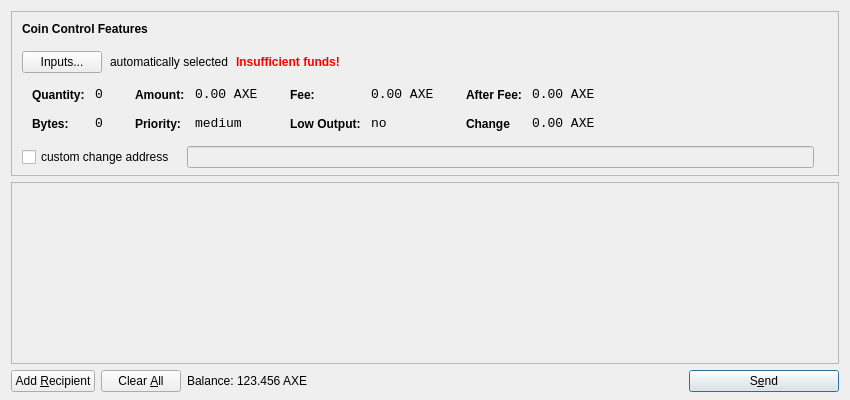
<?xml version="1.0" encoding="UTF-8"?>
<ui version="4.0">
 <class>SendCoinsDialog</class>
 <widget class="QDialog" name="SendCoinsDialog">
  <property name="geometry">
   <rect>
    <x>0</x>
    <y>0</y>
    <width>850</width>
    <height>400</height>
   </rect>
  </property>
  <property name="windowTitle">
   <string>Send Coins</string>
  </property>
  <layout class="QVBoxLayout" name="verticalLayout" stretch="0,1,0">
   <property name="bottomMargin">
    <number>8</number>
   </property>
   <item>
    <widget class="QFrame" name="frameCoinControl">
     <property name="sizePolicy">
      <sizepolicy hsizetype="Expanding" vsizetype="Expanding">
       <horstretch>0</horstretch>
       <verstretch>0</verstretch>
      </sizepolicy>
     </property>
     <property name="maximumSize">
      <size>
       <width>16777215</width>
       <height>16777215</height>
      </size>
     </property>
     <property name="frameShape">
      <enum>QFrame::StyledPanel</enum>
     </property>
     <property name="frameShadow">
      <enum>QFrame::Sunken</enum>
     </property>
     <layout class="QVBoxLayout" name="verticalLayoutCoinControl2">
      <property name="spacing">
       <number>-1</number>
      </property>
      <property name="leftMargin">
       <number>0</number>
      </property>
      <property name="topMargin">
       <number>0</number>
      </property>
      <property name="rightMargin">
       <number>0</number>
      </property>
      <property name="bottomMargin">
       <number>6</number>
      </property>
      <item>
       <layout class="QVBoxLayout" name="verticalLayoutCoinControl" stretch="0,0,0,0,1">
        <property name="spacing">
         <number>0</number>
        </property>
        <property name="leftMargin">
         <number>10</number>
        </property>
        <property name="topMargin">
         <number>10</number>
        </property>
        <item>
         <layout class="QHBoxLayout" name="horizontalLayoutCoinControl1">
          <property name="bottomMargin">
           <number>15</number>
          </property>
          <item>
           <widget class="QLabel" name="labelCoinControlFeatures">
            <property name="sizePolicy">
             <sizepolicy hsizetype="Preferred" vsizetype="Maximum">
              <horstretch>0</horstretch>
              <verstretch>0</verstretch>
             </sizepolicy>
            </property>
            <property name="font">
             <font>
              <weight>75</weight>
              <bold>true</bold>
             </font>
            </property>
            <property name="styleSheet">
             <string notr="true">font-weight:bold;</string>
            </property>
            <property name="text">
             <string>Coin Control Features</string>
            </property>
           </widget>
          </item>
         </layout>
        </item>
        <item>
         <layout class="QHBoxLayout" name="horizontalLayoutCoinControl2" stretch="0,0,0,0">
          <property name="spacing">
           <number>8</number>
          </property>
          <property name="bottomMargin">
           <number>10</number>
          </property>
          <item>
           <widget class="QPushButton" name="pushButtonCoinControl">
            <property name="styleSheet">
             <string notr="true"/>
            </property>
            <property name="text">
             <string>Inputs...</string>
            </property>
           </widget>
          </item>
          <item>
           <widget class="QLabel" name="labelCoinControlAutomaticallySelected">
            <property name="text">
             <string>automatically selected</string>
            </property>
            <property name="margin">
             <number>5</number>
            </property>
           </widget>
          </item>
          <item>
           <widget class="QLabel" name="labelCoinControlInsuffFunds">
            <property name="font">
             <font>
              <weight>75</weight>
              <bold>true</bold>
             </font>
            </property>
            <property name="styleSheet">
             <string notr="true">color:red;font-weight:bold;</string>
            </property>
            <property name="text">
             <string>Insufficient funds!</string>
            </property>
            <property name="margin">
             <number>5</number>
            </property>
           </widget>
          </item>
          <item>
           <spacer name="horizontalSpacerCoinControl">
            <property name="orientation">
             <enum>Qt::Horizontal</enum>
            </property>
            <property name="sizeHint" stdset="0">
             <size>
              <width>40</width>
              <height>1</height>
             </size>
            </property>
           </spacer>
          </item>
         </layout>
        </item>
        <item>
         <widget class="QWidget" name="widgetCoinControl" native="true">
          <property name="sizePolicy">
           <sizepolicy hsizetype="Preferred" vsizetype="Preferred">
            <horstretch>0</horstretch>
            <verstretch>0</verstretch>
           </sizepolicy>
          </property>
          <property name="minimumSize">
           <size>
            <width>0</width>
            <height>0</height>
           </size>
          </property>
          <property name="styleSheet">
           <string notr="true"/>
          </property>
          <layout class="QHBoxLayout" name="horizontalLayoutCoinControl5">
           <property name="margin">
            <number>0</number>
           </property>
           <item>
            <layout class="QHBoxLayout" name="horizontalLayoutCoinControl3" stretch="0,0,0,1">
             <property name="spacing">
              <number>20</number>
             </property>
             <property name="topMargin">
              <number>0</number>
             </property>
             <property name="bottomMargin">
              <number>10</number>
             </property>
             <item>
              <layout class="QFormLayout" name="formLayoutCoinControl1">
               <property name="horizontalSpacing">
                <number>10</number>
               </property>
               <property name="verticalSpacing">
                <number>14</number>
               </property>
               <property name="leftMargin">
                <number>10</number>
               </property>
               <property name="topMargin">
                <number>4</number>
               </property>
               <property name="rightMargin">
                <number>6</number>
               </property>
               <item row="0" column="0">
                <widget class="QLabel" name="labelCoinControlQuantityText">
                 <property name="styleSheet">
                  <string notr="true">font-weight:bold;</string>
                 </property>
                 <property name="text">
                  <string>Quantity:</string>
                 </property>
                 <property name="margin">
                  <number>0</number>
                 </property>
                </widget>
               </item>
               <item row="0" column="1">
                <widget class="QLabel" name="labelCoinControlQuantity">
                 <property name="font">
                  <font>
                   <family>Monospace</family>
                   <pointsize>10</pointsize>
                  </font>
                 </property>
                 <property name="cursor">
                  <cursorShape>IBeamCursor</cursorShape>
                 </property>
                 <property name="contextMenuPolicy">
                  <enum>Qt::ActionsContextMenu</enum>
                 </property>
                 <property name="text">
                  <string>0</string>
                 </property>
                 <property name="margin">
                  <number>0</number>
                 </property>
                 <property name="textInteractionFlags">
                  <set>Qt::LinksAccessibleByMouse|Qt::TextSelectableByKeyboard|Qt::TextSelectableByMouse</set>
                 </property>
                </widget>
               </item>
               <item row="1" column="0">
                <widget class="QLabel" name="labelCoinControlBytesText">
                 <property name="styleSheet">
                  <string notr="true">font-weight:bold;</string>
                 </property>
                 <property name="text">
                  <string>Bytes:</string>
                 </property>
                </widget>
               </item>
               <item row="1" column="1">
                <widget class="QLabel" name="labelCoinControlBytes">
                 <property name="font">
                  <font>
                   <family>Monospace</family>
                   <pointsize>10</pointsize>
                  </font>
                 </property>
                 <property name="cursor">
                  <cursorShape>IBeamCursor</cursorShape>
                 </property>
                 <property name="contextMenuPolicy">
                  <enum>Qt::ActionsContextMenu</enum>
                 </property>
                 <property name="text">
                  <string>0</string>
                 </property>
                 <property name="textInteractionFlags">
                  <set>Qt::LinksAccessibleByMouse|Qt::TextSelectableByKeyboard|Qt::TextSelectableByMouse</set>
                 </property>
                </widget>
               </item>
              </layout>
             </item>
             <item>
              <layout class="QFormLayout" name="formLayoutCoinControl2">
               <property name="horizontalSpacing">
                <number>10</number>
               </property>
               <property name="verticalSpacing">
                <number>14</number>
               </property>
               <property name="leftMargin">
                <number>6</number>
               </property>
               <property name="topMargin">
                <number>4</number>
               </property>
               <property name="rightMargin">
                <number>6</number>
               </property>
               <item row="0" column="0">
                <widget class="QLabel" name="labelCoinControlAmountText">
                 <property name="styleSheet">
                  <string notr="true">font-weight:bold;</string>
                 </property>
                 <property name="text">
                  <string>Amount:</string>
                 </property>
                 <property name="margin">
                  <number>0</number>
                 </property>
                </widget>
               </item>
               <item row="0" column="1">
                <widget class="QLabel" name="labelCoinControlAmount">
                 <property name="font">
                  <font>
                   <family>Monospace</family>
                   <pointsize>10</pointsize>
                  </font>
                 </property>
                 <property name="cursor">
                  <cursorShape>IBeamCursor</cursorShape>
                 </property>
                 <property name="contextMenuPolicy">
                  <enum>Qt::ActionsContextMenu</enum>
                 </property>
                 <property name="text">
                  <string>0.00 AXE</string>
                 </property>
                 <property name="textInteractionFlags">
                  <set>Qt::LinksAccessibleByMouse|Qt::TextSelectableByKeyboard|Qt::TextSelectableByMouse</set>
                 </property>
                </widget>
               </item>
               <item row="1" column="0">
                <widget class="QLabel" name="labelCoinControlPriorityText">
                 <property name="styleSheet">
                  <string notr="true">font-weight:bold;</string>
                 </property>
                 <property name="text">
                  <string>Priority:</string>
                 </property>
                </widget>
               </item>
               <item row="1" column="1">
                <widget class="QLabel" name="labelCoinControlPriority">
                 <property name="font">
                  <font>
                   <family>Monospace</family>
                   <pointsize>10</pointsize>
                  </font>
                 </property>
                 <property name="cursor">
                  <cursorShape>IBeamCursor</cursorShape>
                 </property>
                 <property name="contextMenuPolicy">
                  <enum>Qt::ActionsContextMenu</enum>
                 </property>
                 <property name="text">
                  <string>medium</string>
                 </property>
                 <property name="textInteractionFlags">
                  <set>Qt::LinksAccessibleByMouse|Qt::TextSelectableByKeyboard|Qt::TextSelectableByMouse</set>
                 </property>
                </widget>
               </item>
              </layout>
             </item>
             <item>
              <layout class="QFormLayout" name="formLayoutCoinControl3">
               <property name="horizontalSpacing">
                <number>10</number>
               </property>
               <property name="verticalSpacing">
                <number>14</number>
               </property>
               <property name="leftMargin">
                <number>6</number>
               </property>
               <property name="topMargin">
                <number>4</number>
               </property>
               <property name="rightMargin">
                <number>6</number>
               </property>
               <item row="0" column="0">
                <widget class="QLabel" name="labelCoinControlFeeText">
                 <property name="styleSheet">
                  <string notr="true">font-weight:bold;</string>
                 </property>
                 <property name="text">
                  <string>Fee:</string>
                 </property>
                 <property name="margin">
                  <number>0</number>
                 </property>
                </widget>
               </item>
               <item row="0" column="1">
                <widget class="QLabel" name="labelCoinControlFee">
                 <property name="font">
                  <font>
                   <family>Monospace</family>
                   <pointsize>10</pointsize>
                  </font>
                 </property>
                 <property name="cursor">
                  <cursorShape>IBeamCursor</cursorShape>
                 </property>
                 <property name="contextMenuPolicy">
                  <enum>Qt::ActionsContextMenu</enum>
                 </property>
                 <property name="text">
                  <string>0.00 AXE</string>
                 </property>
                 <property name="textInteractionFlags">
                  <set>Qt::LinksAccessibleByMouse|Qt::TextSelectableByKeyboard|Qt::TextSelectableByMouse</set>
                 </property>
                </widget>
               </item>
               <item row="1" column="0">
                <widget class="QLabel" name="labelCoinControlLowOutputText">
                 <property name="styleSheet">
                  <string notr="true">font-weight:bold;</string>
                 </property>
                 <property name="text">
                  <string>Low Output:</string>
                 </property>
                </widget>
               </item>
               <item row="1" column="1">
                <widget class="QLabel" name="labelCoinControlLowOutput">
                 <property name="font">
                  <font>
                   <family>Monospace</family>
                   <pointsize>10</pointsize>
                  </font>
                 </property>
                 <property name="cursor">
                  <cursorShape>IBeamCursor</cursorShape>
                 </property>
                 <property name="contextMenuPolicy">
                  <enum>Qt::ActionsContextMenu</enum>
                 </property>
                 <property name="text">
                  <string>no</string>
                 </property>
                 <property name="textInteractionFlags">
                  <set>Qt::LinksAccessibleByMouse|Qt::TextSelectableByKeyboard|Qt::TextSelectableByMouse</set>
                 </property>
                </widget>
               </item>
              </layout>
             </item>
             <item>
              <layout class="QFormLayout" name="formLayoutCoinControl4">
               <property name="horizontalSpacing">
                <number>10</number>
               </property>
               <property name="verticalSpacing">
                <number>14</number>
               </property>
               <property name="leftMargin">
                <number>6</number>
               </property>
               <property name="topMargin">
                <number>4</number>
               </property>
               <property name="rightMargin">
                <number>6</number>
               </property>
               <item row="0" column="0">
                <widget class="QLabel" name="labelCoinControlAfterFeeText">
                 <property name="styleSheet">
                  <string notr="true">font-weight:bold;</string>
                 </property>
                 <property name="text">
                  <string>After Fee:</string>
                 </property>
                 <property name="margin">
                  <number>0</number>
                 </property>
                </widget>
               </item>
               <item row="0" column="1">
                <widget class="QLabel" name="labelCoinControlAfterFee">
                 <property name="font">
                  <font>
                   <family>Monospace</family>
                   <pointsize>10</pointsize>
                  </font>
                 </property>
                 <property name="cursor">
                  <cursorShape>IBeamCursor</cursorShape>
                 </property>
                 <property name="contextMenuPolicy">
                  <enum>Qt::ActionsContextMenu</enum>
                 </property>
                 <property name="text">
                  <string>0.00 AXE</string>
                 </property>
                 <property name="textInteractionFlags">
                  <set>Qt::LinksAccessibleByMouse|Qt::TextSelectableByKeyboard|Qt::TextSelectableByMouse</set>
                 </property>
                </widget>
               </item>
               <item row="1" column="0">
                <widget class="QLabel" name="labelCoinControlChangeText">
                 <property name="styleSheet">
                  <string notr="true">font-weight:bold;</string>
                 </property>
                 <property name="text">
                  <string>Change</string>
                 </property>
                </widget>
               </item>
               <item row="1" column="1">
                <widget class="QLabel" name="labelCoinControlChange">
                 <property name="font">
                  <font>
                   <family>Monospace</family>
                   <pointsize>10</pointsize>
                  </font>
                 </property>
                 <property name="cursor">
                  <cursorShape>IBeamCursor</cursorShape>
                 </property>
                 <property name="contextMenuPolicy">
                  <enum>Qt::ActionsContextMenu</enum>
                 </property>
                 <property name="text">
                  <string>0.00 AXE</string>
                 </property>
                 <property name="textInteractionFlags">
                  <set>Qt::LinksAccessibleByMouse|Qt::TextSelectableByKeyboard|Qt::TextSelectableByMouse</set>
                 </property>
                </widget>
               </item>
              </layout>
             </item>
            </layout>
           </item>
          </layout>
         </widget>
        </item>
        <item>
         <layout class="QHBoxLayout" name="horizontalLayoutCoinControl4" stretch="0,0,0">
          <property name="spacing">
           <number>12</number>
          </property>
          <property name="sizeConstraint">
           <enum>QLayout::SetDefaultConstraint</enum>
          </property>
          <property name="topMargin">
           <number>5</number>
          </property>
          <property name="rightMargin">
           <number>5</number>
          </property>
          <item>
           <widget class="QCheckBox" name="checkBoxCoinControlChange">
            <property name="text">
             <string>custom change address</string>
            </property>
           </widget>
          </item>
          <item>
           <widget class="QLineEdit" name="lineEditCoinControlChange">
            <property name="enabled">
             <bool>false</bool>
            </property>
            <property name="sizePolicy">
             <sizepolicy hsizetype="Expanding" vsizetype="Fixed">
              <horstretch>0</horstretch>
              <verstretch>0</verstretch>
             </sizepolicy>
            </property>
           </widget>
          </item>
          <item>
           <widget class="QLabel" name="labelCoinControlChangeLabel">
            <property name="sizePolicy">
             <sizepolicy hsizetype="Preferred" vsizetype="Expanding">
              <horstretch>0</horstretch>
              <verstretch>0</verstretch>
             </sizepolicy>
            </property>
            <property name="minimumSize">
             <size>
              <width>0</width>
              <height>0</height>
             </size>
            </property>
            <property name="text">
             <string/>
            </property>
            <property name="margin">
             <number>3</number>
            </property>
           </widget>
          </item>
         </layout>
        </item>
        <item>
         <spacer name="verticalSpacerCoinControl">
          <property name="orientation">
           <enum>Qt::Vertical</enum>
          </property>
          <property name="sizeHint" stdset="0">
           <size>
            <width>800</width>
            <height>1</height>
           </size>
          </property>
         </spacer>
        </item>
       </layout>
      </item>
     </layout>
    </widget>
   </item>
   <item>
    <widget class="QScrollArea" name="scrollArea">
     <property name="widgetResizable">
      <bool>true</bool>
     </property>
     <widget class="QWidget" name="scrollAreaWidgetContents">
      <property name="geometry">
       <rect>
        <x>0</x>
        <y>0</y>
        <width>830</width>
        <height>165</height>
       </rect>
      </property>
      <layout class="QVBoxLayout" name="verticalLayout_2">
       <property name="margin">
        <number>0</number>
       </property>
       <item>
        <layout class="QVBoxLayout" name="entries">
         <property name="spacing">
          <number>6</number>
         </property>
        </layout>
       </item>
       <item>
        <spacer name="verticalSpacer">
         <property name="orientation">
          <enum>Qt::Vertical</enum>
         </property>
         <property name="sizeHint" stdset="0">
          <size>
           <width>20</width>
           <height>40</height>
          </size>
         </property>
        </spacer>
       </item>
      </layout>
     </widget>
    </widget>
   </item>
   <item>
    <layout class="QHBoxLayout" name="horizontalLayout">
     <item>
      <widget class="QPushButton" name="addButton">
       <property name="toolTip">
        <string>Send to multiple recipients at once</string>
       </property>
       <property name="text">
        <string>Add &amp;Recipient</string>
       </property>
       <property name="icon">
        <iconset resource="../bitcoin.qrc">
         <normaloff>:/icons/add</normaloff>:/icons/add</iconset>
       </property>
       <property name="autoDefault">
        <bool>false</bool>
       </property>
      </widget>
     </item>
     <item>
      <widget class="QPushButton" name="clearButton">
       <property name="sizePolicy">
        <sizepolicy hsizetype="Minimum" vsizetype="Fixed">
         <horstretch>0</horstretch>
         <verstretch>0</verstretch>
        </sizepolicy>
       </property>
       <property name="toolTip">
        <string>Remove all transaction fields</string>
       </property>
       <property name="text">
        <string>Clear &amp;All</string>
       </property>
       <property name="icon">
        <iconset resource="../bitcoin.qrc">
         <normaloff>:/icons/remove</normaloff>:/icons/remove</iconset>
       </property>
       <property name="autoRepeatDelay">
        <number>300</number>
       </property>
       <property name="autoDefault">
        <bool>false</bool>
       </property>
      </widget>
     </item>
     <item>
      <layout class="QHBoxLayout" name="horizontalLayout_2">
       <property name="spacing">
        <number>3</number>
       </property>
       <item>
        <widget class="QLabel" name="label">
         <property name="sizePolicy">
          <sizepolicy hsizetype="Preferred" vsizetype="Fixed">
           <horstretch>0</horstretch>
           <verstretch>0</verstretch>
          </sizepolicy>
         </property>
         <property name="text">
          <string>Balance:</string>
         </property>
        </widget>
       </item>
       <item>
        <widget class="QLabel" name="labelBalance">
         <property name="sizePolicy">
          <sizepolicy hsizetype="Preferred" vsizetype="Fixed">
           <horstretch>0</horstretch>
           <verstretch>0</verstretch>
          </sizepolicy>
         </property>
         <property name="cursor">
          <cursorShape>IBeamCursor</cursorShape>
         </property>
         <property name="text">
          <string>123.456 AXE</string>
         </property>
         <property name="textInteractionFlags">
          <set>Qt::LinksAccessibleByMouse|Qt::TextSelectableByKeyboard|Qt::TextSelectableByMouse</set>
         </property>
        </widget>
       </item>
      </layout>
     </item>
     <item>
      <spacer name="horizontalSpacer">
       <property name="orientation">
        <enum>Qt::Horizontal</enum>
       </property>
       <property name="sizeHint" stdset="0">
        <size>
         <width>40</width>
         <height>20</height>
        </size>
       </property>
      </spacer>
     </item>
     <item>
      <widget class="QPushButton" name="sendButton">
       <property name="minimumSize">
        <size>
         <width>150</width>
         <height>0</height>
        </size>
       </property>
       <property name="toolTip">
        <string>Confirm the send action</string>
       </property>
       <property name="text">
        <string>S&amp;end</string>
       </property>
       <property name="icon">
        <iconset resource="../bitcoin.qrc">
         <normaloff>:/icons/send</normaloff>:/icons/send</iconset>
       </property>
       <property name="default">
        <bool>true</bool>
       </property>
      </widget>
     </item>
    </layout>
   </item>
  </layout>
 </widget>
 <resources>
  <include location="../bitcoin.qrc"/>
 </resources>
 <connections/>
</ui>
